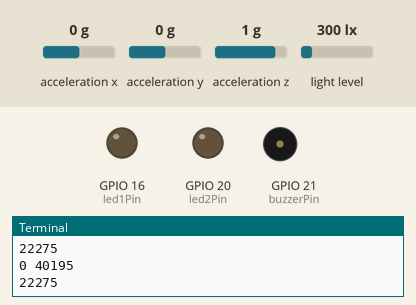
Bench run of a program on a simulated Raspberry Pi (BCM pin numbers). On the bench: output pins drawn as LEDs (lit = HIGH), buzzer (waves = sounding, pin HIGH), the last lines printed to the terminal. The inputs (shaded band) are chosen by the test bench; at power-on: acceleration x 0 g, light level 300 lx, acceleration y 0 g, acceleration z 1 g. Library files of the repository ran but are not shown: TSL2561.py, ADXL345.py.

Above: at 1.2 s.
1.3 s: acceleration x set to -0.4 g
2.8 s: acceleration x set to -0.7 g
At 4.0 s:
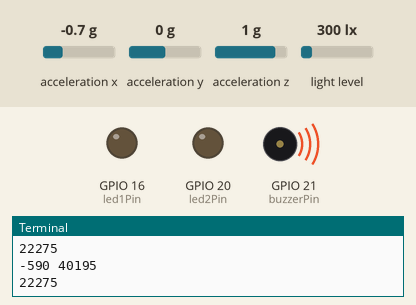
4.3 s: light level set to 180 lx
5.8 s: light level set to 158 lx
At 6.7 s:
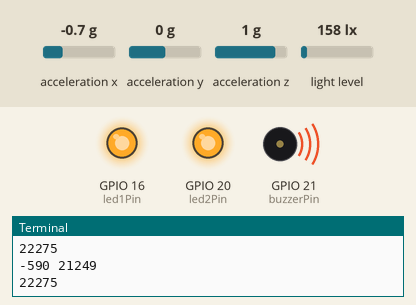
7.3 s: acceleration x set to 0 g
At 8.4 s:
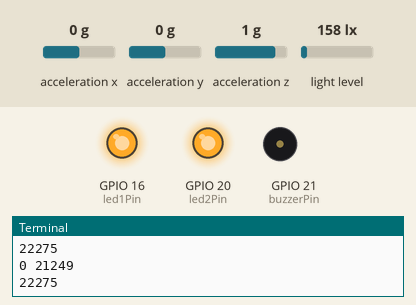
8.8 s: acceleration x set to -1.4 g
At 9.1 s:
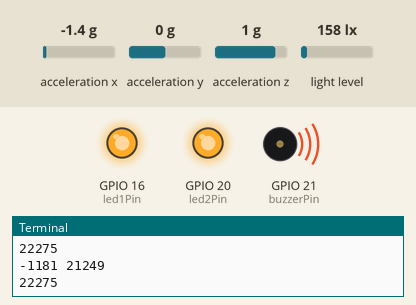
Timing chart, 0 to 11.3 s (numbered marks = the images above; inputs shaded):
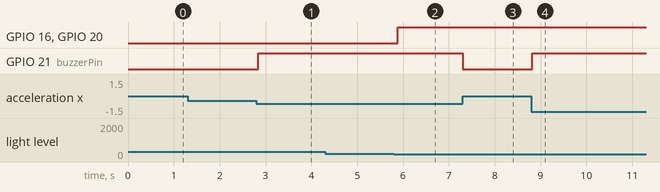

Measured:
- the behaviour switches between -0.5 and -0.6 g on acceleration x (found by bisection; images 0 and 1)
- the behaviour switches between 168 and 167 lx on light level (found by bisection; images 1 and 2)
- after the input at 2.8 s, GPIO 21 (buzzerPin): LOW → HIGH at once
- after the input at 5.8 s, GPIO 16 (led1Pin), GPIO 20 (led2Pin): LOW → HIGH after 0.08 s
- after the input at 7.3 s, GPIO 21 (buzzerPin): HIGH → LOW at once
- after the input at 8.8 s, GPIO 21 (buzzerPin): LOW → HIGH at once

The program:

x4x4.py
```python
from TSL2561 import TSL2561
# from LSM6DS3 import LSM6DS3
from ADXL345 import ADXL345

import time
import RPi.GPIO as GPIO

tsl = TSL2561()
# lsm = LSM6DS3()
adx = ADXL345()

import RPi.GPIO as GPIO
GPIO.setmode(GPIO.BCM)
GPIO.setwarnings(False)

led1Pin = 16
led2Pin = 20
buzzerPin = 21
GPIO.setup(led1Pin,GPIO.OUT)
GPIO.setup(led2Pin,GPIO.OUT)
GPIO.setup(buzzerPin,GPIO.OUT)

maxLight = tsl.readFull()
minLight = tsl.readFull()

def headlights(setting):
	if (setting == 0):
		GPIO.output(led1Pin,GPIO.LOW)
		GPIO.output(led2Pin,GPIO.LOW)
	if (setting == 1):
		GPIO.output(led1Pin,GPIO.HIGH)
		GPIO.output(led2Pin,GPIO.HIGH)

def buzzer(setting):
	if (setting == 0):
		GPIO.output(buzzerPin,GPIO.LOW)
	if (setting == 1):
		GPIO.output(buzzerPin,GPIO.HIGH)

while True:
	#uncomment if using LSM6DS3
# 	angle = lsm.calcAnglesXY()
# 	angle = (int) (angle * 1000)

	angle = adx.readRawAccelX()
	angle = (int) (angle * 3.3)

	light = tsl.readFullCustom()
	print angle, light


	if (light > maxLight):
		maxLight = light
	if (light < minLight):
		minLight = light
	if ((maxLight - minLight) > 500):
		medianLight = (maxLight + minLight) / 2
		if (light < medianLight):
			headlights(1)
		else:
			headlights(0)
	print medianLight

	if (angle < -500 or angle > 500):
		buzzer(1)
	if (angle > -500 and angle < 500):
		buzzer(0)
	time.sleep(0.1)
```
